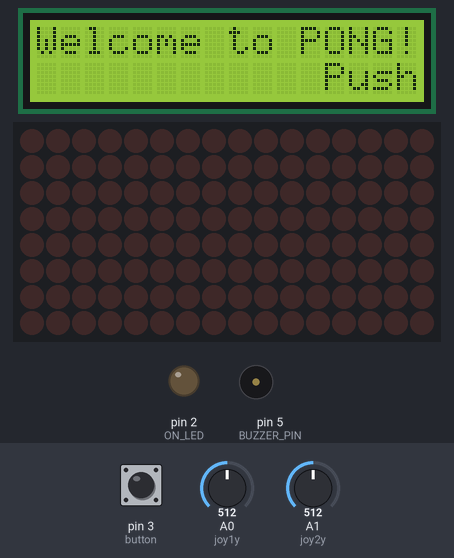
Simulated run of this sketch. Board: Arduino Uno, built with avr-gcc and run on an emulated ATmega328P. Shown: 16×2 character LCD, 16×8 LED matrix, output pins drawn as LEDs (lit = HIGH), buzzer (waves = sounding). The test bench sets the inputs (shaded band); at power-on: pin 3 (button) HIGH, A0 (joy1y) = 512, A1 (joy2y) = 512. Random numbers use the default seed unless the sketch sets one.

Above: at 1.08 s.
1.3 s: pin 3 (button) pulled LOW for 0.25 s
At 1.92 s:
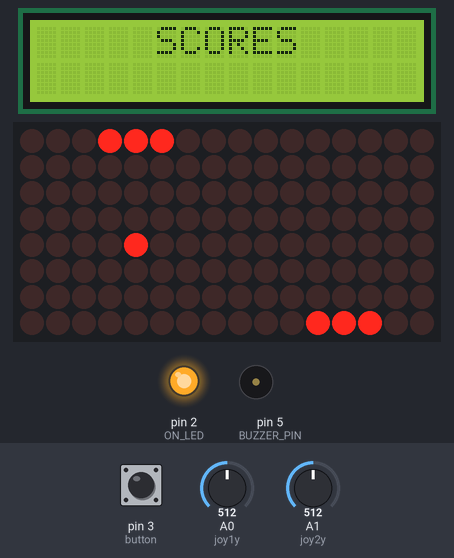
3.3 s: A0 (joy1y) set to 716
At 4.4 s:
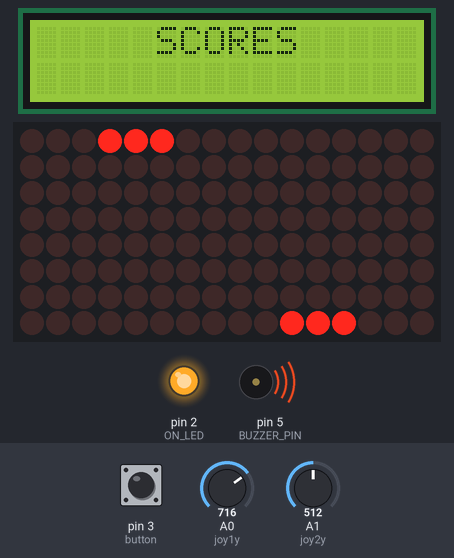
5.1 s: A1 (joy2y) set to 586
7.8 s: A1 (joy2y) set to 617
At 9.89 s:
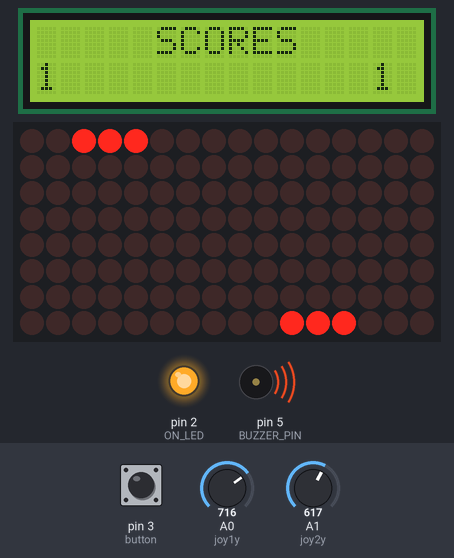
10.8 s: A0 (joy1y) set to 791
12.4 s: A0 (joy1y) set to 815
At 16.1 s:
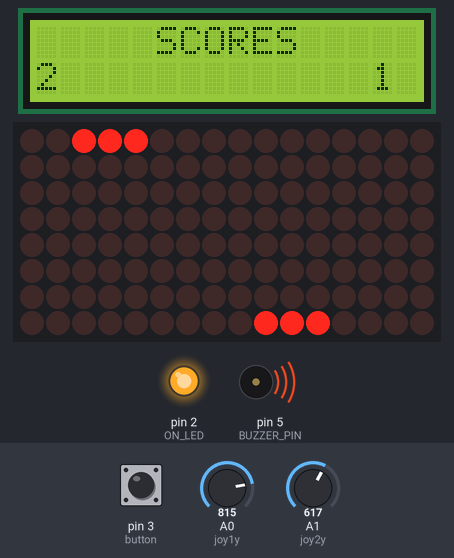
Timing chart, 0 to 16.3 s (numbered marks = the images above; inputs shaded):
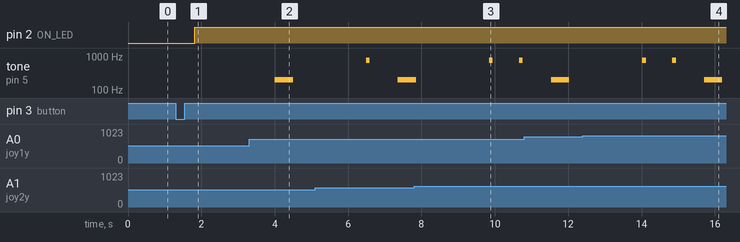

The sketch:

culminating.ino
```cpp
/*
-----------------------------------------------------------------------------
Name:        Arduino Culminating - PONG
Purpose:     Custom Arduino Project

Author:      Siddharth Nema
Created:     11-Nov-2021
Updated:     22-Nov-2021
-----------------------------------------------------------------------------
*/

// libraries required
#include <LedControl.h>
#include <LiquidCrystal_I2C.h>

// initializing matrix and lcd objects
LedControl matrix = LedControl(12, 11, 10, 2);
LiquidCrystal_I2C lcd(0x27, 16, 2);

// possible positions for the paddles
byte paddlePositions[6] =
    {B11100000,
     B01110000,
     B00111000,
     B00011100,
     B00001110,
     B00000111};

// holds the position of the paddles
byte paddleVal[2] = {0x00, 0x00};

// analog pins where the joysticks are connected
const int joy1y = A0;
const int joy2y = A1;

int y1Val, y2Val;     // raw input values from the joysticks
int pad1Pos, pad2Pos; // joystick positions mapped to matrix

const int BUZZER_PIN = 5; // pin where the buzzer is connected

const int ON_LED = 2; // pin where the led is connected
int onBtn;            // reading the value of the button
bool onState;         // boolean to toggle the game

bool canSpawn = true; // boolean to know if the ball should respawn

// controlling the position & speed of the ball
float ballX = 4, ballY = 4;
float speedX = 1, speedY = -1;

int prevPos; // to know the previous position of the ball

int disp = 0; //  specifies the matrix display

// controlling the score
int rightScore = 0;
int leftScore = 0;
int prevRight = rightScore;
int prevLeft = leftScore;

// indexing the beginning & end of l`cd string
int stringStart, stringStop = 0;
int scrollCursor = 16;
String message = "Push the Button to Begin!"; // message to display on lcd

void setup()
{
    Serial.begin(9600);

    // setting pinmodes for led and buzzer
    pinMode(ON_LED, OUTPUT);
    pinMode(BUZZER_PIN, OUTPUT);

    //waking up, setting brightness and clearing both matrixes
    for (int i = 0; i < 2; i++)
    {
        matrix.shutdown(i, false);
        matrix.setIntensity(i, 12);
        matrix.clearDisplay(i);
    }

    //initializing the lcd display
    lcd.init();
    lcd.backlight();
    lcd.clear();
}

void loop()
{
    onBtn = digitalRead(3); // read the value of the button

    // printing the top line of lcd screen
    lcd.setCursor(0, 0);
    lcd.print("Welcome to PONG!");

    // printing the second scrolling text line of lcd
    lcd.setCursor(scrollCursor, 1);
    lcd.print(message.substring(stringStart, stringStop));

    delay(200);
    lcd.clear(); // clearing the display

    // moves the cursor until its 0
    if (stringStart == 0 && scrollCursor > 0)
    {
        scrollCursor--;
        stringStop++;
    }
    // resetting the variables to start scrolling again
    else if (stringStart == stringStop)
    {
        stringStart = stringStop = 0; // change later
        scrollCursor = 16;
    }
    // remove text when off screen
    else if (stringStop == message.length() && scrollCursor == 0)
    {
        stringStart++;
    }
    // to scroll in the background back to beginning
    else
    {
        stringStart++;
        stringStop++;
    }
    // when button is pressed
    if (onBtn == LOW)
    {
        delay(200);
        onState = (onState) ? false : true;           //ternary statement to which sets toggles onState between true & false
        digitalWrite(ON_LED, (onState) ? HIGH : LOW); // ternary statement which sets the led to high or low depending on onState being true
    }

    // playing the game when the button is first pressed
    while (onState)
    {
        // reading inputs
        onBtn = digitalRead(3);
        y1Val = analogRead(joy1y);
        y2Val = analogRead(joy2y);

        // drawing the ball & paddles
        drawBall(disp, ballX, ballY);
        pad1Pos = createPaddle(y1Val, 1);
        pad2Pos = createPaddle(y2Val, 0);
        drawPaddles(paddleVal);

        // displaying the scores for each player
        lcd.setCursor(5, 0);
        lcd.print("SCORES");

        // only displaying scores when they are updated to save memory
        if (rightScore != prevRight)
        {
            lcd.setCursor(14, 1);
            lcd.print(rightScore);
            prevRight = rightScore;
        }
        // only displaying scores when they are updated to save memory
        if (leftScore != prevLeft)
        {
            lcd.setCursor(0, 1);
            lcd.print(leftScore);
            prevLeft = leftScore;
        }
        // when the game first startts spawn the ball
        if (canSpawn)
        {
            spawn(disp, ballX, ballY, speedX, speedY);
            canSpawn = false;
        }
        // moving ball depending on the speed
        ballX += speedX;
        ballY += speedY;

        //when ball bounces of Bottom or Top of Screen
        if (ballY <= 0 || ballY >= 7)
        {
            speedY *= -1;
        }
        // when ball bounces of Left & Right
        if ((ballX < 0 && disp == 0) || (ballX > 7 && disp == 1))
        {
            // if ball goes out on left side, add score to right player
            if (ballX < 0 && disp == 0)
            {
                rightScore++;
            }
            // if ball goes out on right side, add score to left player
            else if (ballX > 7 && disp == 1)
            {
                leftScore++;
            }

            // resetting ball data to respawn the ball
            disp = 0;
            ballX = 7;
            ballY = 4;
            speedX = 1;
            speedY = 1;

            playTone(BUZZER_PIN, 200, 500);
            spawn(disp, ballX, ballY, speedX, speedY);
        }
        // determine if ball is above or below the paddle on Display 0
        if (disp == 0)
        {
            if (ballX == 1)
            {
                prevPos = ballY;
            }
        }
        // Determine if ball is above or below the paddle on Display 1
        else if (disp == 1)
        {
            if (ballX == 6)
            {
                prevPos = ballY;
            }
        }

        //ball bouncing off Left Paddle
        if ((ballX == 0 && (ballY == pad2Pos - 1 || ballY == pad2Pos || ballY == pad2Pos + 1)) && disp == 0)
        {
            // When ball was above paddle
            if (prevPos > pad2Pos)
            {
                // bouncing off closest paddle point
                if (ballY == pad2Pos + 1)
                {
                    speedY *= random(-125, -95) / 95;
                }
                // bouncing off farthest paddle point
                else if (ballY == pad2Pos - 1)
                {
                    speedY *= random(175, 215) / 95;
                }
            }
            // when ball was below paddle
            else if (prevPos < pad2Pos)
            {
                //bouncing off closest paddle point
                if (ballY == pad2Pos - 1)
                {
                    speedY *= random(-125, -95) / 95;
                }
                //bouncing farthest paddle point
                else if (ballY == pad2Pos + 1)
                {
                    speedY *= random(175, 215) / 95;
                }
            }

            playTone(BUZZER_PIN, 750, 100);   // playing the tone when ball hits paddle
            speedX *= random(-125, -95) / 95; // reversing the x direction
        }

        // ball bouncing of Right Paddle
        else if ((ballX == 7 && (ballY == pad1Pos - 1 || ballY == pad1Pos || ballY == pad1Pos + 1)) && disp == 1)
        {
            // When ball was above paddle
            if (prevPos > pad1Pos)
            {
                //bouncing off closest paddle point
                if (ballY == pad1Pos + 1)
                {
                    speedY *= -1;
                }
                //bouncing off farthest paddle point
                else if (ballY == pad1Pos - 1)
                {
                    speedY *= 2;
                }
            }
            //When ball was below paddle
            else if (prevPos < pad1Pos)
            {
                //bouncing off closest paddle point
                if (ballY == pad1Pos - 1)
                {
                    speedY *= -1;
                }
                //bouncing off farthest paddle point
                else if (ballY == pad1Pos + 1)
                {
                    speedY *= 2;
                }
            }
            playTone(BUZZER_PIN, 750, 100);   // playing the tone when ball hits paddle
            speedX *= random(-125, -95) / 95; // reversing the x direction
        }
        //Switching between 2 Matrixes
        if ((ballX > 7 && disp == 0) || (ballX < 0 && disp == 1))
        {
            disp = (disp == 0) ? 1 : 0;
            ballX = (disp == 1) ? 0 : 7;
        }
        // resetting all variables to turn off the game
        if (onBtn == LOW)
        {
            delay(250);
            onState = false;
            digitalWrite(ON_LED, LOW); // turn off led

            noTone(BUZZER_PIN); // stop buzzer

            //clear matrices
            matrix.clearDisplay(0);
            matrix.clearDisplay(1);

            // resetting all variables
            disp = 0;
            ballX = 4;
            ballY = 4;
            speedX = 1;
            speedY = -1;
            canSpawn = true;
            leftScore = 0;
            rightScore = 0;
            break;
        }
    }
}

// function to create the paddle positions
int createPaddle(int y, int paddle)
{
    int yPos = map(y, 0, 1000, 5, 0);
    paddleVal[paddle] = paddlePositions[yPos];

    return yPos;
}

// functions to draw both paddles
void drawPaddles(byte paddleVal[2])
{
    // draw
    for (int i = 0; i < 2; i++)
    {
        matrix.setRow(i, i * 7, paddleVal[i]);
    }
}

// function to draw the ball
void drawBall(int disp, int ballX, int ballY)
{
    // draw ball at specified position
    matrix.setLed(disp, ballX, ballY, true);
    delay(40);
    matrix.setLed(disp, ballX, ballY, false);
}

// function to respawn the ball
void spawn(int disp, int ballX, int ballY, int speedX, int speedY)
{
    // blink the ball when respawning the ball
    for (int i = 0; i < 8; i++)
    {
        matrix.setLed(disp, ballX, ballY, true);
        delay(100);
        matrix.setLed(disp, ballX, ballY, false);
        delay(100);
    }
}

// function to play a tone of any frequency for set amount of time
void playTone(int pin, int frequency, int time)
{
    tone(pin, frequency);
    delay(time);
    noTone(pin);
}
```

Measured:
- the behaviour switches between 599 and 600 on A1 (joy2y) (found by bisection; images 2 and 3)
- the behaviour switches between 799 and 800 on A0 (joy1y) (found by bisection; images 3 and 4)
- after the input at 1.3 s, pin 2 (ON_LED): LOW → HIGH after 0.53 s
- by itself, tone on pin 5 (BUZZER_PIN): plays 750 Hz for 0.10 s, 750 Hz for 0.10 s, 200 Hz for 0.50 s
- what the display in image 2 shows lasts 0.5 s, from 4.0 s to 4.5 s
